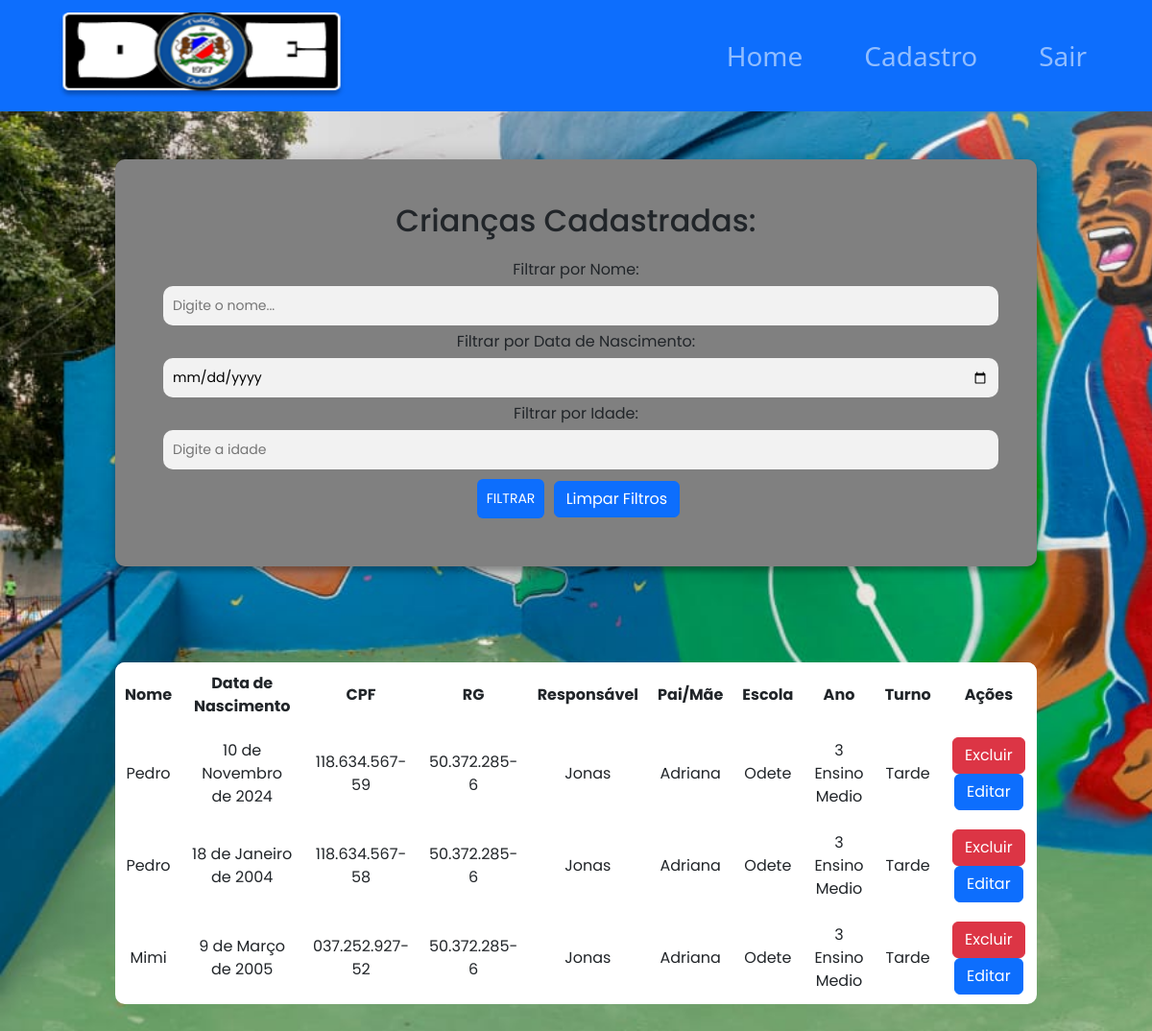
/area-restrita/criancas/, run on an earlier commit of the app's database.
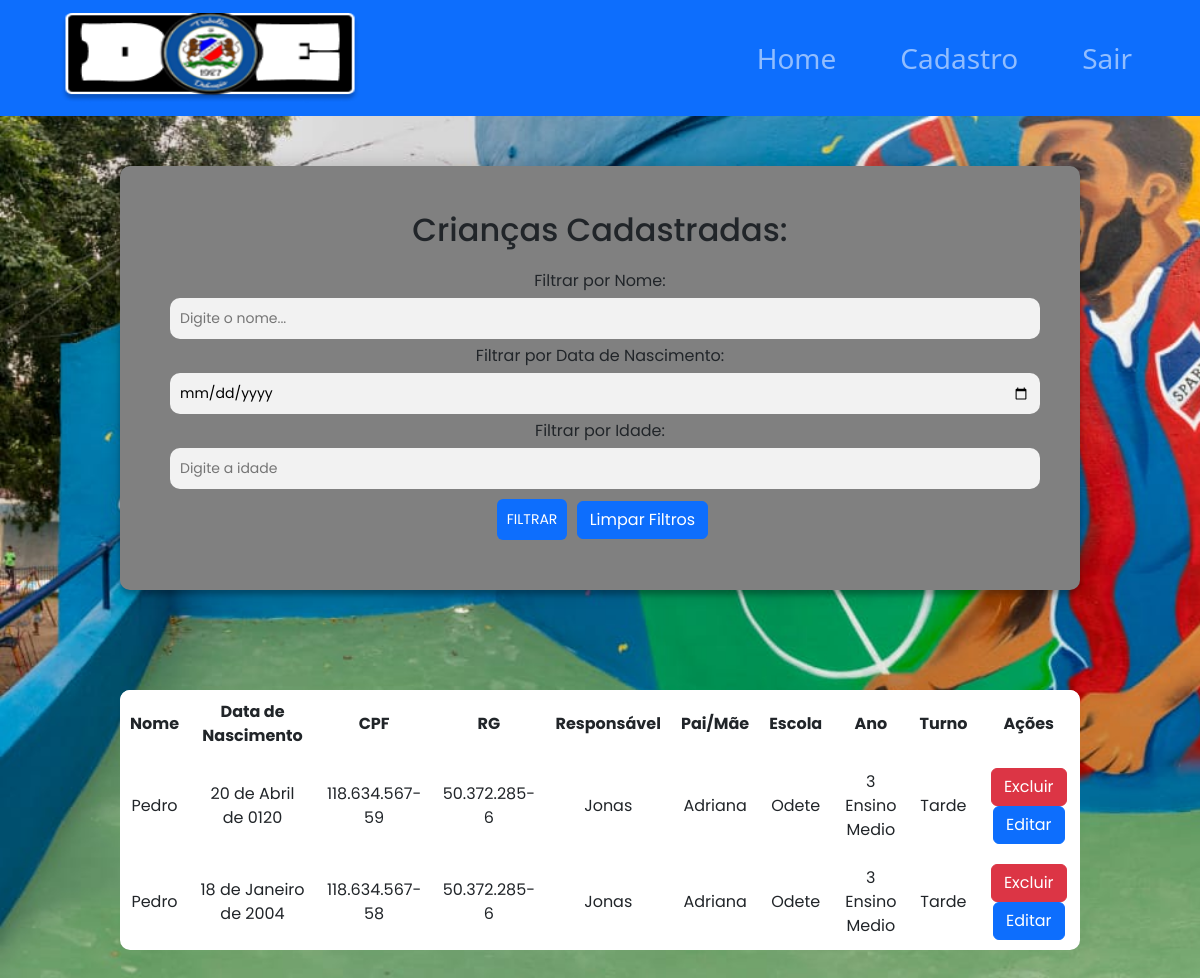
And on a later commit of the database.
### ong/models.py (models this page shows, shortened)
class Crianca(models.Model):
    nome = models.CharField(max_length=100)
    nasc = models.DateField()
    cpf = models.CharField(max_length=14, primary_key=True, unique=True, error_messages={
        'unique': 'Já existe uma crianca cadastrada com este CPF.'})
    rg = models.CharField(max_length=12)
    nomeResp = models.CharField(max_length=100)
    pais = models.CharField(max_length=50)
    escola = models.CharField(max_length=100)
    anoEscolar = models.CharField(max_length=20)
    turno = models.CharField(max_length=20)

### ong/views.py (the view, shortened to what this page needs)
# urls.py: path('criancas/', views.lista_criancas, name='criancas'),
def lista_criancas(request):
    criancas = Crianca.objects.all()
    nome_filter = request.GET.get('filterName', '')
    nascimento_filter = request.GET.get('filterBirthdate', '')
    idade_filter = request.GET.get('filterAge', '')
    if nome_filter:
        criancas = criancas.filter(nome__icontains=nome_filter)
    if nascimento_filter:
        criancas = criancas.filter(nasc=nascimento_filter)
    if idade_filter:
        criancas = criancas.filter(idade=idade_filter)
    context = {'criancas': criancas}
    return render(request, 'criancas.html', context)

### ong/templates/criancas.html (shortened to what this page needs)
{% load static %}
<!DOCTYPE html>
<html dir="ltr" lang="en-US">
<head>
 <link rel="stylesheet" href="https://cdnjs.cloudflare.com/ajax/libs/font-awesome/5.15.1/css/all.min.css"/>
 <link href="https://cdn.jsdelivr.net/npm/bootstrap@5.3.3/dist/css/bootstrap.min.css" rel="stylesheet">
 <link rel="stylesheet" href="{% static 'css/styles.css' %}">
 <link href="" rel="stylesheet">
</head>
<body>
    <nav class="navbar navbar-expand-lg navbar-dark bg-primary">
        <div class="container-fluid">
            <a class="navbar-brand ms-5" href="#">
                <img src="../../static/images/DOElogo.png" width="300" height="90" alt="">
            </a>
            <div class="collapse navbar-collapse justify-content-end" id="navbarNavDropdown">
                <ul class="navbar-nav d-flex flex-row">
                    <li class="nav-item active">
                        <a class="nav-link fs-3 me-5" href="{% url 'home' %}">Home <span class="sr-only">(current)</span></a>
                    </li>
                    <li class="nav-item active">
                      <a class="nav-link fs-3 me-5" href="{% url 'cadastro_crianca' %}">Cadastro</a>
                  </li>
                    <li class="nav-item active">
                      <a class="nav-link fs-3 me-5" href="#" onclick="document.getElementById('logout-form').submit();">Sair</a>
                  </li>
                </ul>
            </div>
        </div>
    </nav>
<div class="containerTab">
    <form method="GET">
    <div class="filtros">
        <h2>Crianças Cadastradas:</h2>
        <label for="filterName">Filtrar por Nome:</label>
        <input type="text" id="filterName" name="filterName" value="{{ filterName }}" placeholder="Digite o nome...">
        <label for="filterBirthdate">Filtrar por Data de Nascimento:</label>
        <input type="date" id="filterBirthdate" name="filterBirthdate" value="{{ filterBirthdate }}">
        <label for="filterAge">Filtrar por Idade:</label>
        <input type="number" id="filterAge" name="filterAge" value="{{ filterAge }}" placeholder="Digite a idade">
        <button class="btn btn-primary" type="submit" id="filterBtn">Filtrar</button>
         <button class="btn btn-primary" type="submit" name="limpar_filtros">Limpar Filtros</button>
    </div>
</form>
    <table id="dataTable">
    <thead>
        <tr>
            <th>Nome</th>
            <th>Data de Nascimento</th>
            <th>CPF</th>
            <th>RG</th>
            <th>Responsável</th>
            <th>Pai/Mãe</th>
            <th>Escola</th>
            <th>Ano</th>
            <th>Turno</th>
            <th>Ações</th>
        </tr>
    </thead>
    <tbody>
        {% for crianca in criancas %}
        <tr>
            <td>{{ crianca.nome }}</td>
            <td>{{ crianca.nasc }}</td>
            <td>{{ crianca.cpf }}</td>
            <td>{{ crianca.rg }}</td>
            <td>{{ crianca.nomeResp }}</td>
            <td>{{ crianca.pais }}</td>
            <td>{{ crianca.escola }}</td>
            <td>{{ crianca.anoEscolar }}</td>
            <td>{{ crianca.turno }}</td>
            <td>
                <form method="POST" style="display:inline;">
                    <button class="btn btn-danger" type="submit" onclick="return confirm('Tem certeza que deseja excluir essa criança?')">Excluir</button>
                </form>
               <a class="btn btn-primary" href="{% url 'editar_crianca' cpf=crianca.cpf %}">Editar</a>
            </td>
        </tr>
        {% empty %}
        <tr>
            <td colspan="10">Nenhuma criança cadastrada.</td>
        </tr>
        {% endfor %}
    </tbody>
</table>
    </div>
</body>
</html>

What changed in the data, as far as the page shows it:
removed Crianca: nome "Mimi", nasc "9 de Março de 2005", cpf "037.252.927-52", rg "50.372.285-6", nomeResp "Jonas", pais "Adriana", escola "Odete", anoEscolar "3 Ensino Medio", turno "Tarde"
changed Crianca "118.634.567-59": nasc "10 de Novembro de 2024" → "20 de Abril de 0120"
